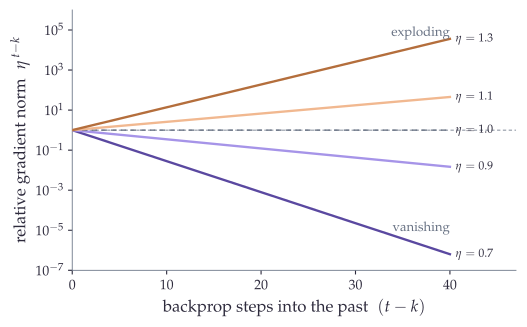

This figure's Python source:
"""
Vanishing / exploding gradient in recurrent networks.

This is the ANALYTICAL bound, not measured data. Pascanu, Mikolov & Bengio
(ICML 2013), "On the difficulty of training Recurrent Neural Networks", show that
the long-term contribution of the gradient is bounded by a geometric factor in the
number of backprop steps t-k:

    || dL_t/dh_t * prod_{i=k}^{t-1} dh_{i+1}/dh_i ||  <=  eta^{t-k} || dL_t/dh_t ||,

with eta < 1 a bound on the per-step Jacobian norm (their Eq. for the shrink case),
and the spectral condition: lambda_1 < 1 makes long-term components vanish,
lambda_1 > 1 lets them explode. We simply plot eta^{t-k}. Nothing here is
digitised from the paper's figures; only the eta^{t-k} law is taken from it.

Generates: plots/related_works/rnn_gradient.pdf
"""
import sys, os
sys.path.insert(0, os.path.join(os.path.dirname(__file__), ".."))

import numpy as np
import matplotlib.pyplot as plt
from thesis_style import COLORS, apply_style

apply_style()

# steps back in time (t - k)
d = np.arange(0, 41)

# eta values: < 1 vanish, = 1 stable, > 1 explode
curves = [
    (0.7,  "vanishing", COLORS["primary_dark"]),
    (0.9,  "vanishing", COLORS["primary"]),
    (1.0,  "stable",    COLORS["neutral"]),
    (1.1,  "exploding", COLORS["tertiary"]),
    (1.3,  "exploding", COLORS["tertiary_dark"]),
]

fig, ax = plt.subplots(figsize=(5.4, 3.4))

# shade the stable line region lightly
ax.axhline(1.0, color=COLORS["neutral"], lw=0.6, ls=(0, (4, 3)), zorder=1)

for eta, kind, color in curves:
    y = eta ** d
    ls = (0, (4, 3)) if kind == "stable" else "-"
    lw = 1.0 if kind == "stable" else 1.7
    ax.plot(d, y, color=color, lw=lw, ls=ls, zorder=3)
    # direct end-of-line label (Tufte: no legend box); quiet ink text
    xi = d[-1]
    ax.annotate(rf"$\eta={eta}$",
                xy=(xi, eta ** xi), xytext=(4, 0),
                textcoords="offset points", va="center", ha="left",
                color=COLORS["ink"], fontsize=8.5)

ax.set_yscale("log")
ax.set_xlim(0, 47)
ax.set_ylim(1e-7, 1e6)
ax.set_xlabel(r"backprop steps into the past $\;(t-k)$")
ax.set_ylabel(r"relative gradient norm $\;\eta^{\,t-k}$")

# regime words: quiet gray, no saturated color (color stays on the data)
ax.text(40, 6e-6, "vanishing", color=COLORS["neutral"],
        fontsize=9.5, style="italic", ha="right", va="bottom")
ax.text(40, 1.5e5, "exploding", color=COLORS["neutral"],
        fontsize=9.5, style="italic", ha="right", va="top")

ax.tick_params(length=3)
fig.tight_layout()

out = os.path.join(os.path.dirname(__file__), "rnn_gradient.pdf")
fig.savefig(out, bbox_inches="tight")
print("wrote", out)
